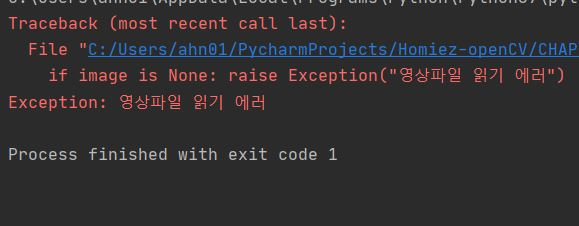
#> input picture CHAPTER10/images/hough.JPG, 579 x 226 px, found by its file name
$ python 01.hough_lines.py
#> lines starting #> are read from the running program, lines starting #| are printed output that depends on the picture; after the words box and inside, x2 and y2 are one past the last pixel; in counts of white or black regions, pixels touching at a corner belong together
import numpy as np, cv2, math
from Common.hough import accumulate, masking, select_lines

def houghLines(src, rho, theta, thresh):
    acc_mat = accumulate(src, rho, theta)
    acc_dst = masking(acc_mat, 7, 3, thresh)
    lines = select_lines(acc_dst, rho, theta, thresh)
    return lines

def draw_houghLines(src, lines, nline):
    dst = cv2.cvtColor(src, cv2.COLOR_GRAY2BGR)
    min_length = min(len(lines), nline)

    for i in range(min_length):
        rho, radian = lines[i, 0, 0:2]
        a, b = math.cos(radian), math.sin(radian)
        pt = (a * rho, b * rho)
        delta = (- 1000 * b, 1000 * a)
        pt1 = np.add(pt, delta).astype('int')
        pt2 = np.subtract(pt, delta).astype('int')
        cv2.line(dst, tuple(pt1), tuple(pt2), (0, 255, 0), 2, cv2.LINE_AA)

    return dst

image = cv2.imread("images/hough.jpg", cv2.IMREAD_GRAYSCALE)
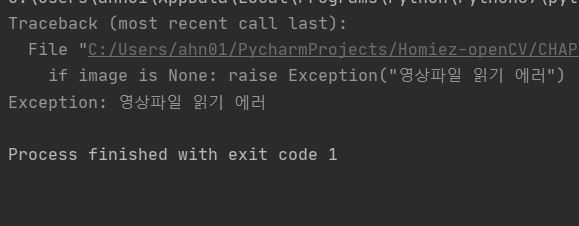
#> image: shape (226, 579); min 15, max 202, mean 48.2
if image is None: raise Exception("영상파일 읽기 에러")
blur = cv2.GaussianBlur(image, (5, 5), 2, 2)
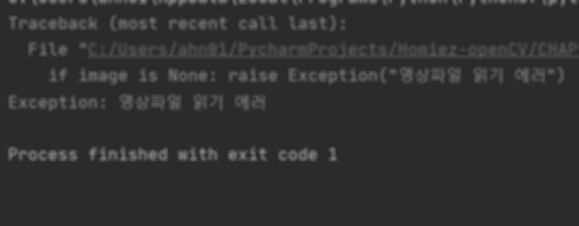
#> blur: shape (226, 579); min 41, max 136, mean 48.3
canny = cv2.Canny(blur, 100, 200, 5)
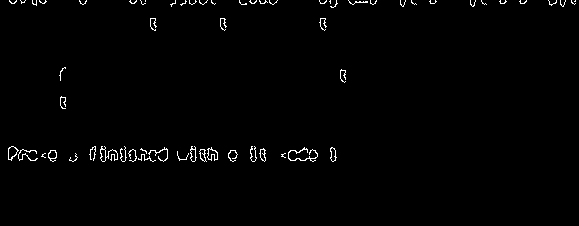
#> canny: shape (226, 579); 1.2% white in thin lines or dots, all inside (x1, y1, x2, y2) = (8, 0, 576, 162)

rho, theta = 1, np.pi / 180
lines1 = houghLines(canny, rho, theta, 80)
#> (the run stopped early here; a loop or call above may not have finished)

$ run again, with CHAPTER10/images/chessboard_01.JPG copied over CHAPTER10/images/hough.JPG
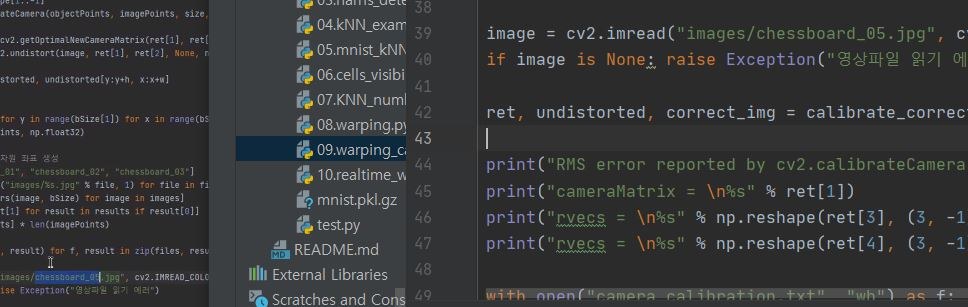
#> input picture CHAPTER10/images/chessboard_01.JPG, 968 x 307 px, found by its file name
#> `blur = cv2.GaussianBlur(image, (5, 5), 2, 2)`:
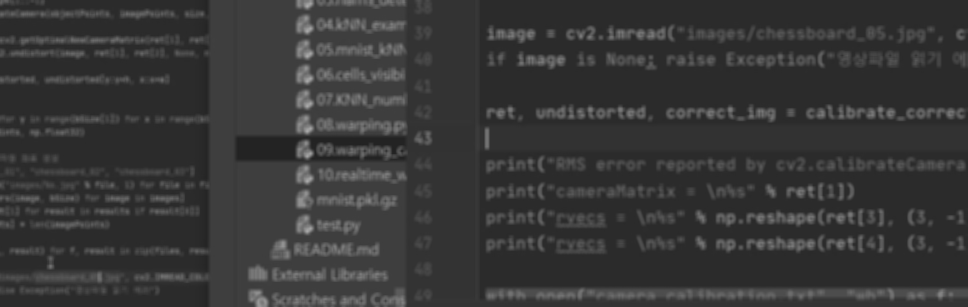
#> blur: shape (307, 968); min 34, max 168, mean 55.2
#> `canny = cv2.Canny(blur, 100, 200, 5)`:
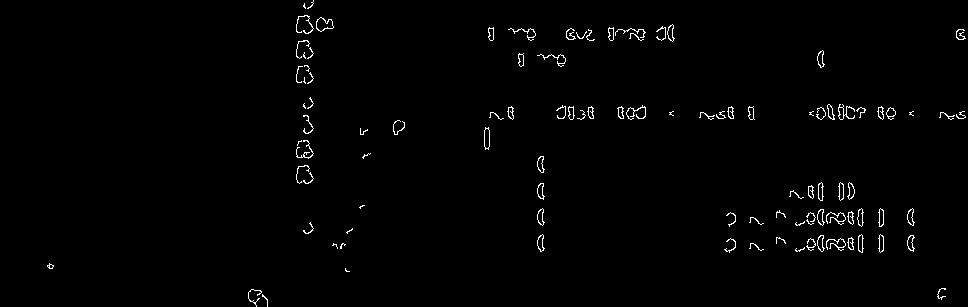
#> canny: shape (307, 968); 1.2% white in thin lines or dots
